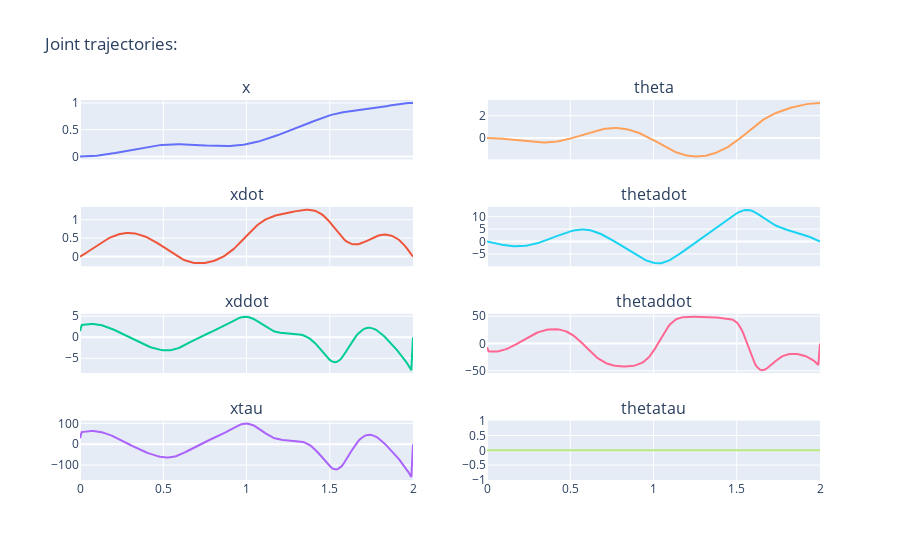

This figure's notebook cell:
### Code cell
fig = plotting.create_joint_trajectories(df)
fig.show()

### Figure 1 — Plotly figure (JSON) as saved in the notebook; plotly's stock layout.template omitted (floating-point values rounded to 4 significant figures; data arrays with more than 128 entries replaced by an {"elided": "..."} marker saying what was removed)
{"data": [{"name": "x", "type": "scatter", "x": {"elided": "201 float values"}, "xaxis": "x", "y": {"elided": "201 float values"}, "yaxis": "y"}, {"name": "xdot", "type": "scatter", "x": {"elided": "201 float values"}, "xaxis": "x3", "y": {"elided": "201 float values"}, "yaxis": "y3"}, {"name": "xddot", "type": "scatter", "x": {"elided": "201 float values"}, "xaxis": "x5", "y": {"elided": "201 float values"}, "yaxis": "y5"}, {"name": "xtau", "type": "scatter", "x": {"elided": "201 float values"}, "xaxis": "x7", "y": {"elided": "201 float values"}, "yaxis": "y7"}, {"name": "theta", "type": "scatter", "x": {"elided": "201 float values"}, "xaxis": "x2", "y": {"elided": "201 float values"}, "yaxis": "y2"}, {"name": "thetadot", "type": "scatter", "x": {"elided": "201 float values"}, "xaxis": "x4", "y": {"elided": "201 float values"}, "yaxis": "y4"}, {"name": "thetaddot", "type": "scatter", "x": {"elided": "201 float values"}, "xaxis": "x6", "y": {"elided": "201 float values"}, "yaxis": "y6"}, {"name": "thetatau", "type": "scatter", "x": {"elided": "201 float values"}, "xaxis": "x8", "y": {"elided": "201 int values"}, "yaxis": "y8"}], "layout": {"annotations": [{"font": {"size": 16}, "showarrow": false, "text": "x", "x": 0.225, "xanchor": "center", "xref": "paper", "y": 1, "yanchor": "bottom", "yref": "paper"}, {"font": {"size": 16}, "showarrow": false, "text": "theta", "x": 0.775, "xanchor": "center", "xref": "paper", "y": 1, "yanchor": "bottom", "yref": "paper"}, {"font": {"size": 16}, "showarrow": false, "text": "xdot", "x": 0.225, "xanchor": "center", "xref": "paper", "y": 0.7188, "yanchor": "bottom", "yref": "paper"}, {"font": {"size": 16}, "showarrow": false, "text": "thetadot", "x": 0.775, "xanchor": "center", "xref": "paper", "y": 0.7188, "yanchor": "bottom", "yref": "paper"}, {"font": {"size": 16}, "showarrow": false, "text": "xddot", "x": 0.225, "xanchor": "center", "xref": "paper", "y": 0.4375, "yanchor": "bottom", "yref": "paper"}, {"font": {"size": 16}, "showarrow": false, "text": "thetaddot", "x": 0.775, "xanchor": "center", "xref": "paper", "y": 0.4375, "yanchor": "bottom", "yref": "paper"}, {"font": {"size": 16}, "showarrow": false, "text": "xtau", "x": 0.225, "xanchor": "center", "xref": "paper", "y": 0.1562, "yanchor": "bottom", "yref": "paper"}, {"font": {"size": 16}, "showarrow": false, "text": "thetatau", "x": 0.775, "xanchor": "center", "xref": "paper", "y": 0.1562, "yanchor": "bottom", "yref": "paper"}], "showlegend": false, "title": {"text": "Joint trajectories:"}, "xaxis": {"anchor": "y", "domain": [0, 0.45], "matches": "x7", "showticklabels": false}, "xaxis2": {"anchor": "y2", "domain": [0.55, 1], "matches": "x7", "showticklabels": false}, "xaxis3": {"anchor": "y3", "domain": [0, 0.45], "matches": "x7", "showticklabels": false}, "xaxis4": {"anchor": "y4", "domain": [0.55, 1], "matches": "x7", "showticklabels": false}, "xaxis5": {"anchor": "y5", "domain": [0, 0.45], "matches": "x7", "showticklabels": false}, "xaxis6": {"anchor": "y6", "domain": [0.55, 1], "matches": "x7", "showticklabels": false}, "xaxis7": {"anchor": "y7", "domain": [0, 0.45]}, "xaxis8": {"anchor": "y8", "domain": [0.55, 1], "matches": "x7"}, "yaxis": {"anchor": "x", "domain": [0.8438, 1]}, "yaxis2": {"anchor": "x2", "domain": [0.8438, 1]}, "yaxis3": {"anchor": "x3", "domain": [0.5625, 0.7188]}, "yaxis4": {"anchor": "x4", "domain": [0.5625, 0.7188]}, "yaxis5": {"anchor": "x5", "domain": [0.2812, 0.4375]}, "yaxis6": {"anchor": "x6", "domain": [0.2812, 0.4375]}, "yaxis7": {"anchor": "x7", "domain": [0, 0.1562]}, "yaxis8": {"anchor": "x8", "domain": [0, 0.1562]}}}
